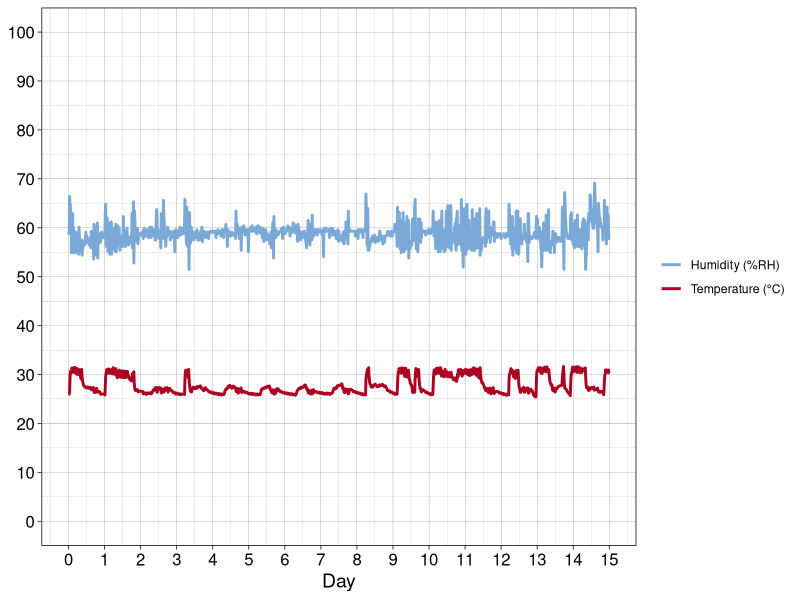
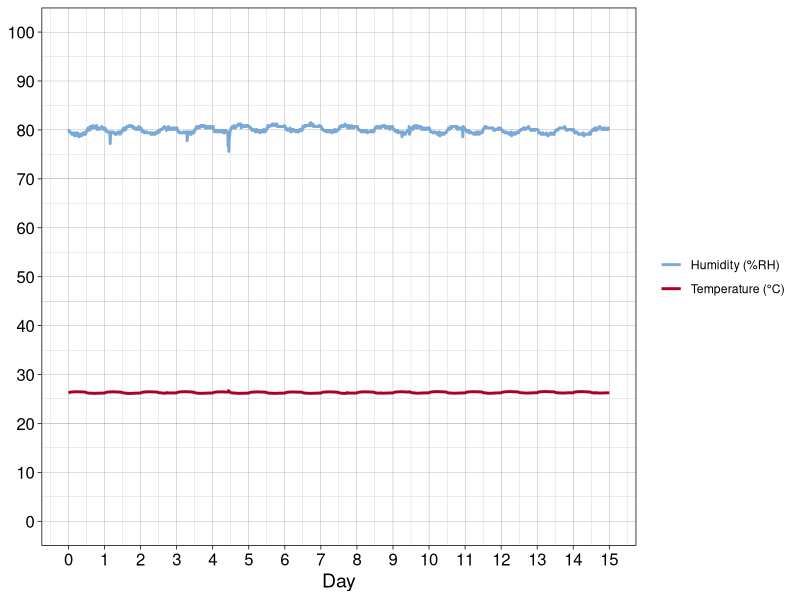
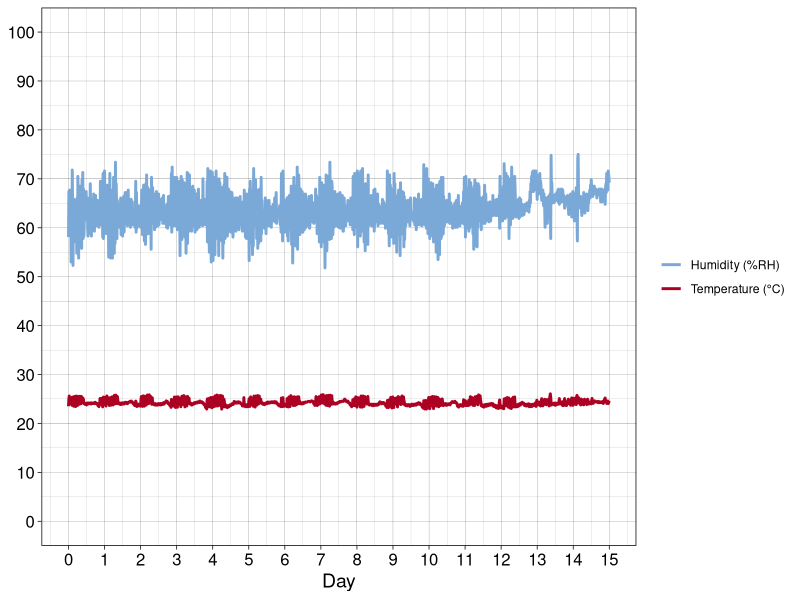

These charts were generated, in order, by the following R code:
## ---- chunk 1
knitr::opts_chunk$set(echo = TRUE)

library(tidyverse)
library(lubridate)
## ---- chunk 2

library(readxl)
C <- read_excel("Insectary Comparison.xlsx",   # Read in the relevant excel sheet 
    sheet = "TT CTIDGH", range = "A5:E1733", 
    col_types = c("text", "date", "numeric", 
        "numeric", "numeric"))

names(C)[2] <- "Date" # Assign the name Date to the second column

C <- C %>%
  mutate(Date = as.POSIXct(Date, format = "%Y-%m-%d %H:%M:%S")) # Change the data type for date to POSIXct 
  
  
 C$numeric_days <- as.numeric(C$Date) # this converts the posixct to a numerical format which is in seconds since a set time point
  
 C$numeric_days_since <- ((((C$numeric_days - 1685318640)/ 60)/60)/24) # this gives the seconds between the first time point for this insectary and each time point subsequently, and then converts this to days.
 
View(C)






MK <- read_excel("Insectary Comparison.xlsx", 
    sheet = "TT MKGH", range = "A5:E1733", 
    col_types = c("text", "date", "numeric", 
        "numeric", "numeric"))

names(MK)[2] <- "Date"

MK <- MK %>%
  mutate(Date = as.POSIXct(Date, format = "%Y-%m-%d %H:%M:%S"))
  
MK$numeric_days <- as.numeric(MK$Date)
  
 MK$numeric_days_since <- ((((MK$numeric_days - 1685319000)/ 60)/60)/24)

View(MK)






A <- read_excel("Insectary Comparison.xlsx", 
    sheet = "TT ACCPM1", range = "A5:E1733", 
    col_types = c("text", "date", "numeric", 
        "numeric", "numeric"))

names(A)[2] <- "Date"

A <- A %>%
  mutate(Date = as.POSIXct(Date, format = "%Y-%m-%d %H:%M:%S"))
 
A$numeric_days <- as.numeric(A$Date)
  
 A$numeric_days_since <- ((((A$numeric_days - 1685319240)/ 60)/60)/24)

View(A)

## ---- chunk 3


 C_graph <- ggplot(data = C) + geom_line(aes(x = numeric_days_since, y = Temperature, color = "Temperature (°C)"), size = 1) + 
  
  geom_line(aes(x = numeric_days_since, y = Humidity, color = "Humidity (%RH)"), size = 1) +
  
  scale_y_continuous(limits = c(0, 100), breaks = seq(0,100, by = 10)) + scale_x_continuous(limits = c(0, 15), breaks = seq(0, 15, by = 1)) + 
  
  labs(x = "Day", y = NULL, color = NULL) + 
  
  theme_linedraw() +
  
  scale_color_manual(values = c("Temperature (°C)" = "#AC0123", "Humidity (%RH)" = "#7AA8D7")) +
  
  theme(axis.text = element_text(size = 12), axis.title = element_text(size = 14))

C_graph

## ---- chunk 4

 A_graph <- ggplot(data = A) + geom_line(aes(x = numeric_days_since, y = Temperature, color = "Temperature (°C)"), size = 1) + 
  
  geom_line(aes(x = numeric_days_since, y = Humidity, color = "Humidity (%RH)"), size = 1) +
  
  scale_y_continuous(limits = c(0, 100), breaks = seq(0,100, by = 10)) + scale_x_continuous(limits = c(0, 15), breaks = seq(0, 15, by = 1)) + 
  
  labs(x = "Day", y = NULL, color = NULL) + 
  
  theme_linedraw() +
  
  scale_color_manual(values = c("Temperature (°C)" = "#AC0123", "Humidity (%RH)" = "#7AA8D7")) +
  
  theme(axis.text = element_text(size = 12), axis.title = element_text(size = 14))

A_graph

## ---- chunk 5
 MK_graph <- ggplot(data = MK) + geom_line(aes(x = numeric_days_since, y = Temperature, color = "Temperature (°C)"), size = 1) + 
  
  geom_line(aes(x = numeric_days_since, y = Humidity, color = "Humidity (%RH)"), size = 1) +
  
  scale_y_continuous(limits = c(0, 100), breaks = seq(0,100, by = 10)) + scale_x_continuous(limits = c(0, 15), breaks = seq(0, 15, by = 1)) + 
  
  labs(x = "Day", y = NULL, color = NULL) + 
  
  theme_linedraw() +
  
  scale_color_manual(values = c("Temperature (°C)" = "#AC0123", "Humidity (%RH)" = "#7AA8D7")) +
  
  theme(axis.text = element_text(size = 12), axis.title = element_text(size = 14))
  
 

MK_graph

